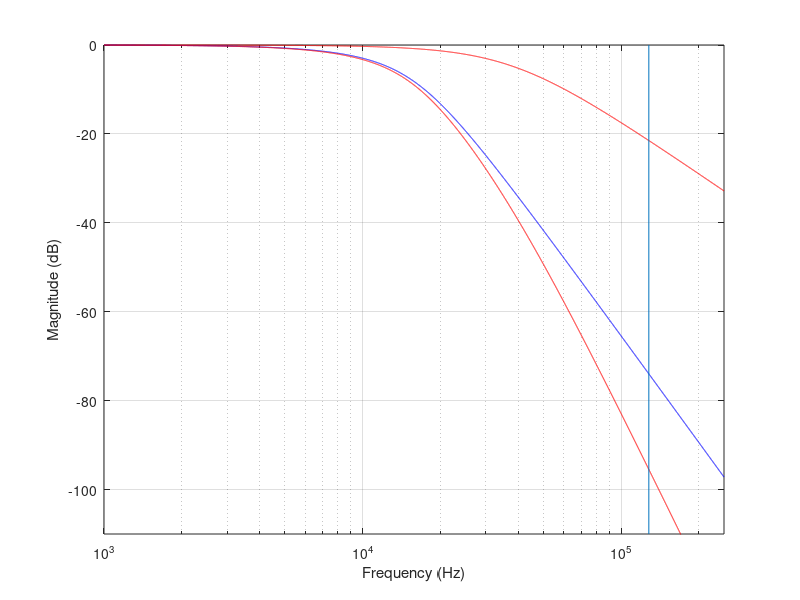
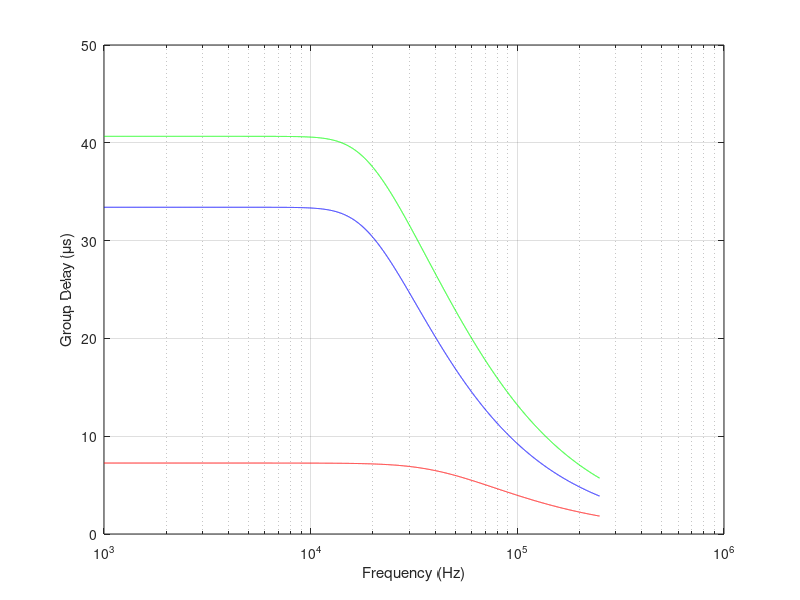

These figures' MATLAB source, in order: (Note: this script raises an error after producing the figures.)
% now also takes in an h

[bf2, af2] = besself(2, 38000);
%[bf2, af2] = butter(2, 38000, 's');
[bf1, af1] = besself(4, 15250); % 15300 is 10kHz -3dB
bb = conv(bf2, bf1);
ab = conv(af2, af1);

fstart = 1000;
fstop = 250000;

f = logspace(log10(fstart), log10(fstop), 10000);

s = f*j; 

hbf2 = polyval(bf2, s);
haf2 = polyval(af2, s);
hbf1 = polyval(bf1, s);
haf1 = polyval(af1, s);
hbb = polyval(bb, s);
hab = polyval(ab, s);



hf2=(hbf2./haf2);
hf1=(hbf1./haf1);
hb=(hbb./hab);

magf2 = abs(hf2);
magf1 = abs(hf1);
magb = abs(hb);

phasef2 = unwrap(angle(hf2))*180/pi;
phasef1 = unwrap(angle(hf1))*180/pi;
phaseb = unwrap(angle(hb))*180/pi;


figure;

semilogx(f, log10(magf2)*20, 'r');
hold;
semilogx(f, log10(magf1)*20, 'b');
semilogx(f, log10(magb)*20, 'gr');

f1res = log10(magf1)*20; 
pos = find(f1res < -3);
f1Fc = f1res(pos(1)); 
fprintf('The first filter has a -3 db at %3.2f Hz\n', f(pos(1)));
f2res = log10(magf2)*20; 
pos = find(f2res < -3);
fprintf('The second filter has a -3 db at %3.2f Hz\n', f(pos(1)));
bres = log10(magb)*20; 
pos = find(bres < -3);
fprintf('The combined (both) filter has a -3 db at %3.2f Hz\n', f(pos(1)));
bres = log10(magb)*20; 
pos = find(bres < -96);
fprintf('The combined (both) filter has a -96 db at %3.2f Hz\n', f(pos(1)));




line([128000 128000], [0, -110]);

axis([fstart, fstop, -110, 0]); 
ylabel('Magnitude (dB)'); 
xlabel('Frequency (Hz)'); 
grid; 




grdf2 = -phasef2./f/360*1e6;
grdf1 = -phasef1./f/360*1e6;
grdb = -phaseb./f/360*1e6;

figure; 
semilogx(f, grdf2, 'r');
hold; 
semilogx(f, grdf1, 'b');
semilogx(f, grdb, 'g');

ylabel('Group Delay (\mus)'); 
xlabel('Frequency (Hz)'); 
grid;


% here's where we unite analog and digital. Thank you, Alan
% Oppenheim!


w = linspace(0, pi, 32768);
flin = w/pi*128000;
slin = flin*j; 
hanalogb = polyval(bb, slin);
hanaloga = polyval(ab, slin);
hanalog=(hanalogb./hanaloga);


H = freqz(h, 1, w);
figure;

plot(flin/1000, 20*log10(abs(H)), 'g');
hold;
plot(flin/1000, 20*log10(abs(hanalog)), 'r'); 
Y = abs(H).*abs(hanalog); 

plot(flin/1000, 20*log10(Y), 'b'); 
axis([0 128 -120 10]);
 
grid; 
line([10, 10], [-120,10], 'Color', 'k', 'LineStyle', '--');
line([16, 16], [-120,10], 'Color', 'k', 'LineStyle', '--');
ylabel('Magnitude (dB)'); 
xlabel('Frequency (kHz)'); 
title('Aggregate Spectra of Y(e^{j\omega})')


% now, we do the dance of downsampling
M = 8; 
%we plot two resulting spectra, the Yd_signal
% and Yd_aliases
wseg = length(Y)/M; 
Yd_signal = Y(1:wseg); 
Yd_noise = zeros(1, wseg); 

for i = 1:(M-1)
  Yd_noise = Yd_noise + fliplr(Y((wseg*i+1):(wseg*(i+1)))); 
end

figure; 
plot(flin(1:wseg)/1000, 20*log10(Yd_signal)); 
hold; 
grid; 
plot(flin(1:wseg)/1000, 20*log10(Yd_noise), 'r'); 


ylabel('Magnitude (dB)'); 
xlabel('Frequency (kHz)'); 
title('Signal, noise spectra of Y_d(e^{j\omega})')

